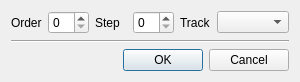
<?xml version="1.0" encoding="UTF-8"?>
<ui version="4.0">
 <class>GoToDialog</class>
 <widget class="QDialog" name="GoToDialog">
  <property name="geometry">
   <rect>
    <x>0</x>
    <y>0</y>
    <width>300</width>
    <height>78</height>
   </rect>
  </property>
  <property name="windowTitle">
   <string>Go To</string>
  </property>
  <layout class="QVBoxLayout" name="verticalLayout">
   <item>
    <layout class="QHBoxLayout" name="horizontalLayout">
     <item>
      <widget class="QLabel" name="orderLabel">
       <property name="text">
        <string>Order</string>
       </property>
      </widget>
     </item>
     <item>
      <widget class="QSpinBox" name="orderSpinBox"/>
     </item>
     <item>
      <widget class="QLabel" name="stepLabel">
       <property name="text">
        <string>Step</string>
       </property>
      </widget>
     </item>
     <item>
      <widget class="QSpinBox" name="stepSpinBox"/>
     </item>
     <item>
      <widget class="QLabel" name="trackLabel">
       <property name="text">
        <string>Track</string>
       </property>
      </widget>
     </item>
     <item>
      <widget class="QComboBox" name="trackComboBox"/>
     </item>
    </layout>
   </item>
   <item>
    <widget class="Line" name="line">
     <property name="orientation">
      <enum>Qt::Horizontal</enum>
     </property>
    </widget>
   </item>
   <item>
    <widget class="QDialogButtonBox" name="buttonBox">
     <property name="orientation">
      <enum>Qt::Horizontal</enum>
     </property>
     <property name="standardButtons">
      <set>QDialogButtonBox::Cancel|QDialogButtonBox::Ok</set>
     </property>
    </widget>
   </item>
  </layout>
 </widget>
 <resources/>
 <connections>
  <connection>
   <sender>buttonBox</sender>
   <signal>accepted()</signal>
   <receiver>GoToDialog</receiver>
   <slot>accept()</slot>
   <hints>
    <hint type="sourcelabel">
     <x>248</x>
     <y>254</y>
    </hint>
    <hint type="destinationlabel">
     <x>157</x>
     <y>274</y>
    </hint>
   </hints>
  </connection>
  <connection>
   <sender>buttonBox</sender>
   <signal>rejected()</signal>
   <receiver>GoToDialog</receiver>
   <slot>reject()</slot>
   <hints>
    <hint type="sourcelabel">
     <x>316</x>
     <y>260</y>
    </hint>
    <hint type="destinationlabel">
     <x>286</x>
     <y>274</y>
    </hint>
   </hints>
  </connection>
 </connections>
</ui>
